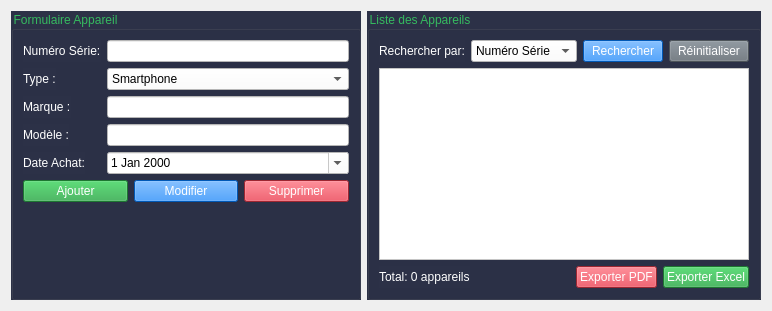
      <widget class="QWidget" name="tabAppareils">
       <attribute name="title">
        <string>Gestion Appareils</string>
       </attribute>
       <layout class="QHBoxLayout" name="horizontalLayoutAppareils">
        <item>
         <widget class="QGroupBox" name="groupBoxFormulaireAppareils">
          <property name="minimumSize">
           <size>
            <width>350</width>
            <height>0</height>
           </size>
          </property>
          <property name="styleSheet">
           <string notr="true">font: 700 16pt &quot;Bahnschrift&quot;;
color: rgb(53, 185, 95);
border-color: rgb(53, 185, 95);
background-color: #2c3147;</string>
          </property>
          <property name="title">
           <string>Formulaire Appareil</string>
          </property>
          <layout class="QFormLayout" name="formLayoutAppareils">
           <item row="0" column="0">
            <widget class="QLabel" name="labelNumeroSerie">
             <property name="styleSheet">
              <string notr="true">font: 14pt &quot;Bauhaus 93&quot;;
color: rgb(255, 255, 255);</string>
             </property>
             <property name="text">
              <string>Numéro Série:</string>
             </property>
            </widget>
           </item>
           <item row="0" column="1">
            <widget class="QLineEdit" name="lineEditNumeroSerie">
             <property name="styleSheet">
              <string notr="true">background-color: rgb(255, 255, 255);
color: black;
border-color: rgb(0, 0, 0);</string>
             </property>
            </widget>
           </item>
           <item row="1" column="0">
            <widget class="QLabel" name="labelType">
             <property name="styleSheet">
              <string notr="true">font: 14pt &quot;Bauhaus 93&quot;;
color: rgb(255, 255, 255);</string>
             </property>
             <property name="text">
              <string>Type :</string>
             </property>
            </widget>
           </item>
           <item row="1" column="1">
            <widget class="QComboBox" name="comboBoxType">
             <property name="styleSheet">
              <string notr="true">background-color: rgb(255, 255, 255);
color: black;
border-color: rgb(0, 0, 0);
font: 10pt &quot;Segoe UI&quot;;
</string>
             </property>
             <item>
              <property name="text">
               <string>Smartphone</string>
              </property>
             </item>
             <item>
              <property name="text">
               <string>Ordinateur Portable</string>
              </property>
             </item>
             <item>
              <property name="text">
               <string>Tablette</string>
              </property>
             </item>
             <item>
              <property name="text">
               <string>Appareil IoT</string>
              </property>
             </item>
             <item>
              <property name="text">
               <string>Autre</string>
              </property>
             </item>
            </widget>
           </item>
           <item row="2" column="0">
            <widget class="QLabel" name="labelMarque">
             <property name="styleSheet">
              <string notr="true">font: 14pt &quot;Bauhaus 93&quot;;
color: rgb(255, 255, 255);</string>
             </property>
             <property name="text">
              <string>Marque :</string>
             </property>
            </widget>
           </item>
           <item row="2" column="1">
            <widget class="QLineEdit" name="lineEditMarque">
             <property name="styleSheet">
              <string notr="true">background-color: rgb(255, 255, 255);
color: black;
border-color: rgb(0, 0, 0);</string>
             </property>
            </widget>
           </item>
           <item row="3" column="0">
            <widget class="QLabel" name="labelModele">
             <property name="styleSheet">
              <string notr="true">font: 14pt &quot;Bauhaus 93&quot;;
color: rgb(255, 255, 255);</string>
             </property>
             <property name="text">
              <string>Modèle :</string>
             </property>
            </widget>
           </item>
           <item row="3" column="1">
            <widget class="QLineEdit" name="lineEditModele">
             <property name="styleSheet">
              <string notr="true">background-color: rgb(255, 255, 255);
color: black;
border-color: rgb(0, 0, 0);</string>
             </property>
            </widget>
           </item>
           <item row="4" column="0">
            <widget class="QLabel" name="labelDateAchat">
             <property name="styleSheet">
              <string notr="true">font: 14pt &quot;Bauhaus 93&quot;;
color: rgb(255, 255, 255);</string>
             </property>
             <property name="text">
              <string>Date Achat:</string>
             </property>
            </widget>
           </item>
           <item row="4" column="1">
            <widget class="QDateEdit" name="dateEditAchat">
             <property name="styleSheet">
              <string notr="true">background-color: rgb(255, 255, 255);font: 9pt &quot;Segoe UI&quot;;
color: black;
border-color: rgb(0, 0, 0);</string>
             </property>
             <property name="calendarPopup">
              <bool>true</bool>
             </property>
            </widget>
           </item>
           <item row="5" column="0" colspan="2">
            <layout class="QHBoxLayout" name="horizontalLayoutButtonsAppareils">
             <item>
              <widget class="QPushButton" name="btnAjouterAppareil">
               <property name="styleSheet">
                <string notr="true">background-color: #28A745;
font: 900 12pt &quot;Swis721 BlkCn BT&quot;;
color: rgb(255, 255, 255);</string>
               </property>
               <property name="text">
                <string>Ajouter</string>
               </property>
              </widget>
             </item>
             <item>
              <widget class="QPushButton" name="btnModifierAppareil">
               <property name="styleSheet">
                <string notr="true">background-color: #007BFF;
color: rgb(255, 255, 255);
font: 900 12pt &quot;Swis721 BlkCn BT&quot;;</string>
               </property>
               <property name="text">
                <string>Modifier</string>
               </property>
              </widget>
             </item>
             <item>
              <widget class="QPushButton" name="btnSupprimerAppareil">
               <property name="styleSheet">
                <string notr="true">background-color: #DC3545;
font: 900 12pt &quot;Swis721 BlkCn BT&quot;;
color: rgb(255, 255, 255);</string>
               </property>
               <property name="text">
                <string>Supprimer</string>
               </property>
              </widget>
             </item>
            </layout>
           </item>
          </layout>
         </widget>
        </item>
        <item>
         <widget class="QGroupBox" name="groupBoxListeAppareils">
          <property name="styleSheet">
           <string notr="true">font: 700 16pt &quot;Bahnschrift&quot;;
color: rgb(53, 185, 95);
border-color: #35b95f;
background-color: #2c3147;</string>
          </property>
          <property name="title">
           <string>Liste des Appareils</string>
          </property>
          <layout class="QVBoxLayout" name="verticalLayoutListeAppareils">
           <item>
            <layout class="QHBoxLayout" name="horizontalLayoutRechercheAppareils">
             <item>
              <widget class="QLabel" name="labelRechercheAppareil">
               <property name="styleSheet">
                <string notr="true">font: 14pt &quot;Bauhaus 93&quot;;
color: rgb(255, 255, 255);</string>
               </property>
               <property name="text">
                <string>Rechercher par:</string>
               </property>
              </widget>
             </item>
             <item>
              <widget class="QComboBox" name="comboBoxCritereAppareil">
               <property name="styleSheet">
                <string notr="true">font: 9pt &quot;Segoe UI&quot;;
background-color: rgb(255, 255, 255);
color: black;</string>
               </property>
               <item>
                <property name="text">
                 <string>Numéro Série</string>
                </property>
               </item>
              </widget>
             </item>
             <item>
              <widget class="QPushButton" name="btnRechercherAppareil">
               <property name="styleSheet">
                <string notr="true">font: 900 12pt &quot;Swis721 BlkCn BT&quot;;
background-color: #007BFF;
color: white;</string>
               </property>
               <property name="text">
                <string>Rechercher</string>
               </property>
              </widget>
             </item>
             <item>
              <widget class="QPushButton" name="btnReinitialiserAppareil">
               <property name="styleSheet">
                <string notr="true">background-color: #6C757D;
color: rgb(255, 255, 255);
font: 900 12pt &quot;Swis721 BlkCn BT&quot;;</string>
               </property>
               <property name="text">
                <string>Réinitialiser</string>
               </property>
              </widget>
             </item>
            </layout>
           </item>
           <item>
            <widget class="QTableView" name="tableViewAppareils">
             <property name="styleSheet">
              <string notr="true">background-color: rgb(255, 255, 255);</string>
             </property>
             <property name="selectionMode">
              <enum>QAbstractItemView::SelectionMode::SingleSelection</enum>
             </property>
             <property name="selectionBehavior">
              <enum>QAbstractItemView::SelectionBehavior::SelectRows</enum>
             </property>
             <property name="sortingEnabled">
              <bool>true</bool>
             </property>
            </widget>
           </item>
           <item>
            <layout class="QHBoxLayout" name="horizontalLayoutExportAppareils">
             <item>
              <widget class="QLabel" name="labelTotalAppareils">
               <property name="styleSheet">
                <string notr="true">font: 14pt &quot;Bauhaus 93&quot;;
color: rgb(255, 255, 255);</string>
               </property>
               <property name="text">
                <string>Total: 0 appareils</string>
               </property>
              </widget>
             </item>
             <item>
              <spacer name="horizontalSpacerAppareil">
               <property name="orientation">
                <enum>Qt::Orientation::Horizontal</enum>
               </property>
               <property name="sizeHint" stdset="0">
                <size>
                 <width>40</width>
                 <height>20</height>
                </size>
               </property>
              </spacer>
             </item>
             <item>
              <widget class="QPushButton" name="btnExporterPDFAppareil">
               <property name="styleSheet">
                <string notr="true">background-color: #DC3545;
color: rgb(255, 255, 255);
font: 900 12pt &quot;Swis721 BlkCn BT&quot;;</string>
               </property>
               <property name="text">
                <string>Exporter PDF</string>
               </property>
              </widget>
             </item>
             <item>
              <widget class="QPushButton" name="btnExporterExcelAppareil">
               <property name="styleSheet">
                <string notr="true">background-color: #28A745;
color: rgb(255, 255, 255);
font: 900 12pt &quot;Swis721 BlkCn BT&quot;;</string>
               </property>
               <property name="text">
                <string>Exporter Excel</string>
               </property>
              </widget>
             </item>
            </layout>
           </item>
          </layout>
         </widget>
        </item>
       </layout>
      </widget>
